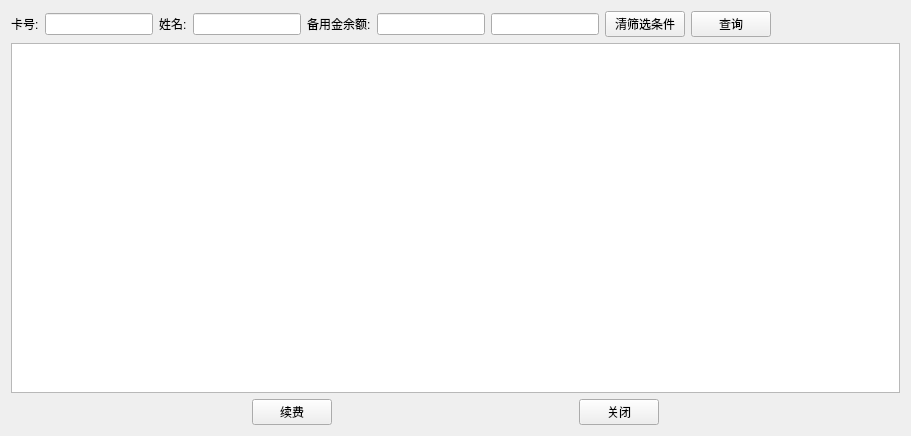
<?xml version="1.0" encoding="UTF-8"?>
<ui version="4.0">
 <class>AccountPay</class>
 <widget class="QWidget" name="AccountPay">
  <property name="geometry">
   <rect>
    <x>0</x>
    <y>0</y>
    <width>911</width>
    <height>436</height>
   </rect>
  </property>
  <property name="windowTitle">
   <string>Form</string>
  </property>
  <layout class="QGridLayout" name="gridLayout">
   <item row="0" column="0">
    <layout class="QVBoxLayout" name="verticalLayout">
     <item>
      <layout class="QHBoxLayout" name="horizontalLayout_2">
       <item>
        <widget class="QLabel" name="label">
         <property name="text">
          <string>卡号:</string>
         </property>
        </widget>
       </item>
       <item>
        <widget class="QLineEdit" name="lineEdit_cardNo">
         <property name="sizePolicy">
          <sizepolicy hsizetype="Preferred" vsizetype="Fixed">
           <horstretch>0</horstretch>
           <verstretch>0</verstretch>
          </sizepolicy>
         </property>
        </widget>
       </item>
       <item>
        <widget class="QLabel" name="label_2">
         <property name="text">
          <string>姓名:</string>
         </property>
        </widget>
       </item>
       <item>
        <widget class="QLineEdit" name="lineEdit_name">
         <property name="sizePolicy">
          <sizepolicy hsizetype="Preferred" vsizetype="Fixed">
           <horstretch>0</horstretch>
           <verstretch>0</verstretch>
          </sizepolicy>
         </property>
        </widget>
       </item>
       <item>
        <widget class="QLabel" name="label_3">
         <property name="text">
          <string>备用金余额:</string>
         </property>
        </widget>
       </item>
       <item>
        <widget class="QLineEdit" name="lineEdit_accountStart">
         <property name="sizePolicy">
          <sizepolicy hsizetype="Preferred" vsizetype="Fixed">
           <horstretch>0</horstretch>
           <verstretch>0</verstretch>
          </sizepolicy>
         </property>
        </widget>
       </item>
       <item>
        <widget class="QLineEdit" name="lineEdit_accountEnd">
         <property name="sizePolicy">
          <sizepolicy hsizetype="Preferred" vsizetype="Fixed">
           <horstretch>0</horstretch>
           <verstretch>0</verstretch>
          </sizepolicy>
         </property>
        </widget>
       </item>
       <item>
        <widget class="QPushButton" name="btn_clear">
         <property name="text">
          <string>清筛选条件</string>
         </property>
        </widget>
       </item>
       <item>
        <widget class="QPushButton" name="btn_search">
         <property name="text">
          <string>查询</string>
         </property>
        </widget>
       </item>
       <item>
        <spacer name="horizontalSpacer">
         <property name="orientation">
          <enum>Qt::Horizontal</enum>
         </property>
         <property name="sizeHint" stdset="0">
          <size>
           <width>40</width>
           <height>20</height>
          </size>
         </property>
        </spacer>
       </item>
      </layout>
     </item>
     <item>
      <widget class="QTableView" name="tableView"/>
     </item>
     <item>
      <layout class="QHBoxLayout" name="horizontalLayout">
       <item>
        <spacer name="horizontalSpacer_2">
         <property name="orientation">
          <enum>Qt::Horizontal</enum>
         </property>
         <property name="sizeHint" stdset="0">
          <size>
           <width>40</width>
           <height>20</height>
          </size>
         </property>
        </spacer>
       </item>
       <item>
        <widget class="QPushButton" name="btn_accountPay">
         <property name="text">
          <string>续费</string>
         </property>
        </widget>
       </item>
       <item>
        <spacer name="horizontalSpacer_3">
         <property name="orientation">
          <enum>Qt::Horizontal</enum>
         </property>
         <property name="sizeHint" stdset="0">
          <size>
           <width>40</width>
           <height>20</height>
          </size>
         </property>
        </spacer>
       </item>
       <item>
        <widget class="QPushButton" name="btn_close">
         <property name="text">
          <string>关闭</string>
         </property>
        </widget>
       </item>
       <item>
        <spacer name="horizontalSpacer_4">
         <property name="orientation">
          <enum>Qt::Horizontal</enum>
         </property>
         <property name="sizeHint" stdset="0">
          <size>
           <width>40</width>
           <height>20</height>
          </size>
         </property>
        </spacer>
       </item>
      </layout>
     </item>
    </layout>
   </item>
  </layout>
 </widget>
 <resources/>
 <connections/>
</ui>
